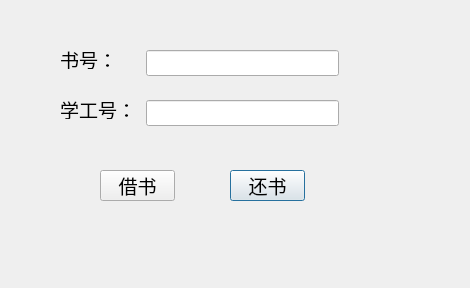
<?xml version="1.0" encoding="UTF-8"?>
<ui version="4.0">
 <class>Admin_lb</class>
 <widget class="QDialog" name="Admin_lb">
  <property name="geometry">
   <rect>
    <x>0</x>
    <y>0</y>
    <width>470</width>
    <height>288</height>
   </rect>
  </property>
  <property name="minimumSize">
   <size>
    <width>470</width>
    <height>288</height>
   </size>
  </property>
  <property name="maximumSize">
   <size>
    <width>470</width>
    <height>288</height>
   </size>
  </property>
  <property name="font">
   <font>
    <family>新宋体</family>
    <pointsize>14</pointsize>
   </font>
  </property>
  <property name="windowTitle">
   <string>Dialog</string>
  </property>
  <widget class="QPushButton" name="pushButton_2">
   <property name="geometry">
    <rect>
     <x>230</x>
     <y>170</y>
     <width>75</width>
     <height>31</height>
    </rect>
   </property>
   <property name="text">
    <string>还书</string>
   </property>
  </widget>
  <widget class="QLineEdit" name="userlineEdit">
   <property name="geometry">
    <rect>
     <x>146</x>
     <y>50</y>
     <width>193</width>
     <height>26</height>
    </rect>
   </property>
  </widget>
  <widget class="QLabel" name="label">
   <property name="geometry">
    <rect>
     <x>60</x>
     <y>50</y>
     <width>80</width>
     <height>19</height>
    </rect>
   </property>
   <property name="text">
    <string>书号：</string>
   </property>
   <property name="buddy">
    <cstring>userlineEdit</cstring>
   </property>
  </widget>
  <widget class="QPushButton" name="pushButton">
   <property name="geometry">
    <rect>
     <x>100</x>
     <y>170</y>
     <width>75</width>
     <height>31</height>
    </rect>
   </property>
   <property name="text">
    <string>借书</string>
   </property>
  </widget>
  <widget class="QLineEdit" name="userlineEdit_2">
   <property name="geometry">
    <rect>
     <x>146</x>
     <y>100</y>
     <width>193</width>
     <height>26</height>
    </rect>
   </property>
  </widget>
  <widget class="QLabel" name="label_2">
   <property name="geometry">
    <rect>
     <x>60</x>
     <y>100</y>
     <width>80</width>
     <height>19</height>
    </rect>
   </property>
   <property name="text">
    <string>学工号：</string>
   </property>
   <property name="buddy">
    <cstring>userlineEdit_2</cstring>
   </property>
  </widget>
 </widget>
 <resources/>
 <connections/>
</ui>
